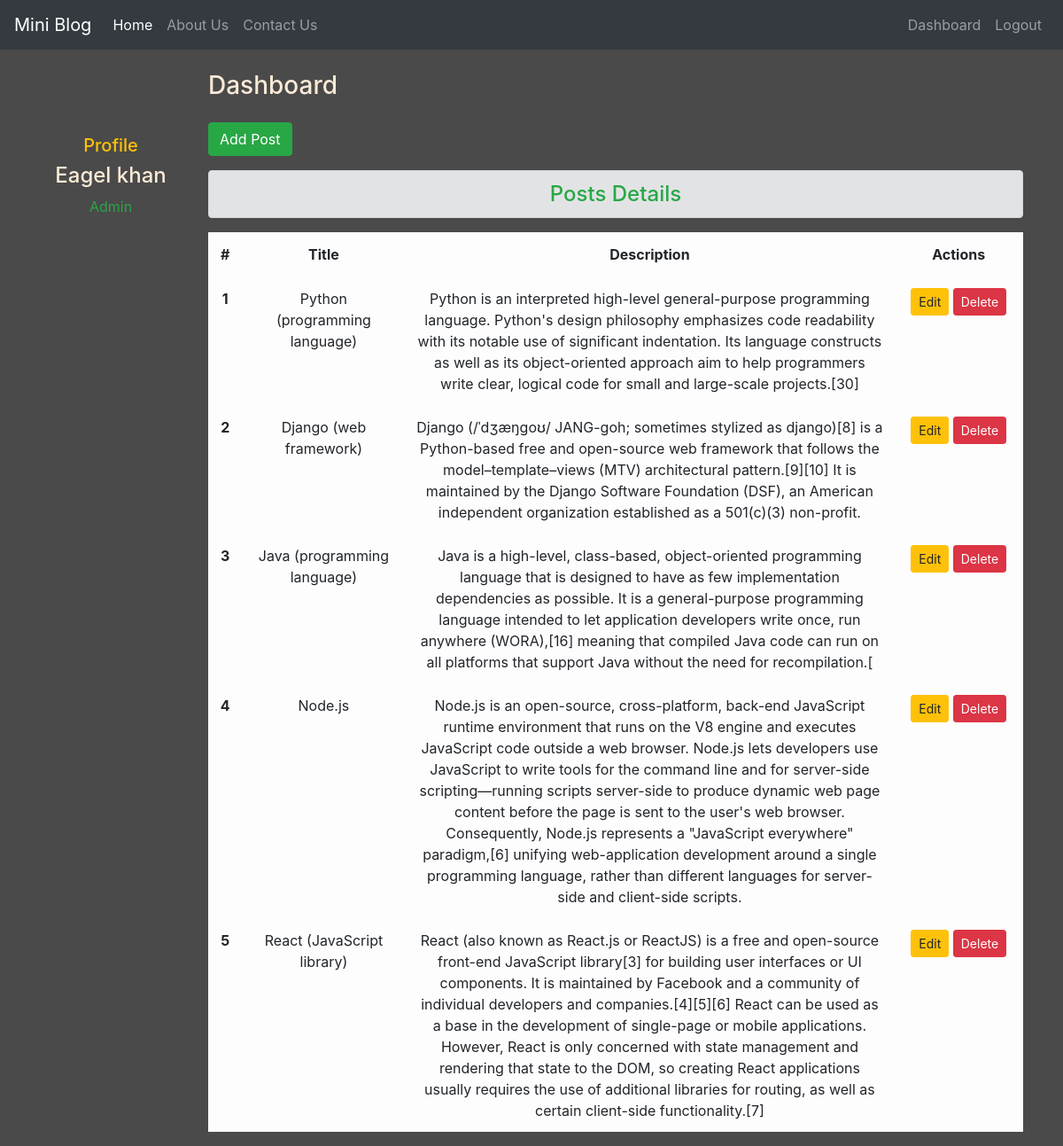
The page /dashboard/ (signed in) on the database its author committed.
### app/models.py (models this page shows, shortened)
class Post(models.Model):
    title = models.CharField(max_length=100)
    desc = models.TextField()
    @staticmethod
    def show_posts():
        return Post.objects.all()

### app/views.py (the view)
# urls.py: path('dashboard/', views.dashboard, name='dashboard'),
def dashboard(request):
    if request.user.is_authenticated:
        posts = Post.show_posts()
        user = request.user
        full_name = user.get_full_name()
        groups = user.groups.all()
        return render(request, 'app/dashboard.html', {
             'posts': posts ,
             'full_name': full_name,
             'groups': groups
            })
    else:
        return redirect('login')

### app/templates/app/dashboard.html (shortened to what this page needs)
{% extends 'app/base.html' %}
{% block side %}
<div class="col-md-2 my-5 text-center">
  <h5 class="text-warning mt-5">Profile</h5>
  <h4>{{ full_name }}</h4>
  {% for group in groups %}
    <p class="text-success">{{ group.name }}</p>
  {% endfor %}
</div>
{% endblock side %}
{% block content %}
<div class="col-md-10">
  <h3 class="my-4">Dashboard</h3>
  <a href="{% url 'addPost' %}" class="btn btn-success mb-3">Add Post</a>
  <h4 class="alert alert-secondary text-center text-success">Posts Details</h4>
  {% if posts %}
    <table class="table table-light text-center">
      <thead>
        <tr>
          <th scope="col">#</th>
          <th scope="col" style="width: 20%;">Title</th>
          <th scope="col" style="width: 60%;">Description</th>
          <th scope="col">Actions</th>
        </tr>
      </thead>
      <tbody>
        {% for post in posts %}
          <tr>
            <th scope="row">{{ forloop.counter }}</th>
            <td>{{ post.title }}</td>
            <td>{{ post.desc }}</td>
            <td>
              <a href="{% url 'editPost' post.id %}" class="btn btn-warning btn-sm">Edit</a>
              {% if perms.app.delete_post %}
                <form action="{% url 'deletePost' post.id %}" method="POST" class="d-inline">
                  <input type="submit" class="btn btn-danger btn-sm" value='Delete'>
                </form>
              {% endif %}
            </td>
          </tr>
        {% endfor %}
      </tbody>
    </table>
  {% else %}
    <p class="text-warning text-center">No Posts Found..</p>
  {% endif %}
</div>
{% endblock content %}

### app/static/app/css/style.css (style rules this page uses)
* { margin: 0; padding: 0; box-sizing: border-box; }
body { background-color: rgb(75, 74, 74); color: antiquewhite; }

### rows shown on the page
Post: title "Python (programming language)", desc "Python is an interpreted high-level general-purpose programming language. Python's design philosophy emphasizes code readability with its notable use of significant indentation. Its language constructs as well as its object-oriented approach aim to help programmers write clear, logical code for small and large-scale projects.[30]"
Post: title "Django (web framework)", desc "Django (/ˈdʒæŋɡoʊ/ JANG-goh; sometimes stylized as django)[8] is a Python-based free and open-source web framework that follows the model–template–views (MTV) architectural pattern.[9][10] It is maintained by the Django Software Foundation (DSF), an American independent organization established as a 501(c)(3) non-profit."
Post: title "Java (programming language)", desc "Java is a high-level, class-based, object-oriented programming language that is designed to have as few implementation dependencies as possible. It is a general-purpose programming language intended to let application developers write once, run anywhere (WORA),[16] meaning that compiled Java code can run on all platforms that support Java without the need for recompilation.["
Post: title "Node.js", desc "Node.js is an open-source, cross-platform, back-end JavaScript runtime environment that runs on the V8 engine and executes JavaScript code outside a web browser. Node.js lets developers use JavaScript to write tools for the command line and for server-side scripting—running scripts server-side to produce dynamic web page content before the page is sent to the user's web browser. Consequently, Node.js represents a \"JavaScript everywhere\" paradigm,[6] unifying web-application development around a single programming language, rather than different languages for server-side and client-side scripts."
Post: title "React (JavaScript library)", desc "React (also known as React.js or ReactJS) is a free and open-source front-end JavaScript library[3] for building user interfaces or UI components. It is maintained by Facebook and a community of individual developers and companies.[4][5][6] React can be used as a base in the development of single-page or mobile applications. However, React is only concerned with state management and rendering that state to the DOM, so creating React applications usually requires the use of additional libraries for routing, as well as certain client-side functionality.[7]"

### other values the page prints
{{ full_name }} "Eagel khan"
{{ group.name }} "Admin"
